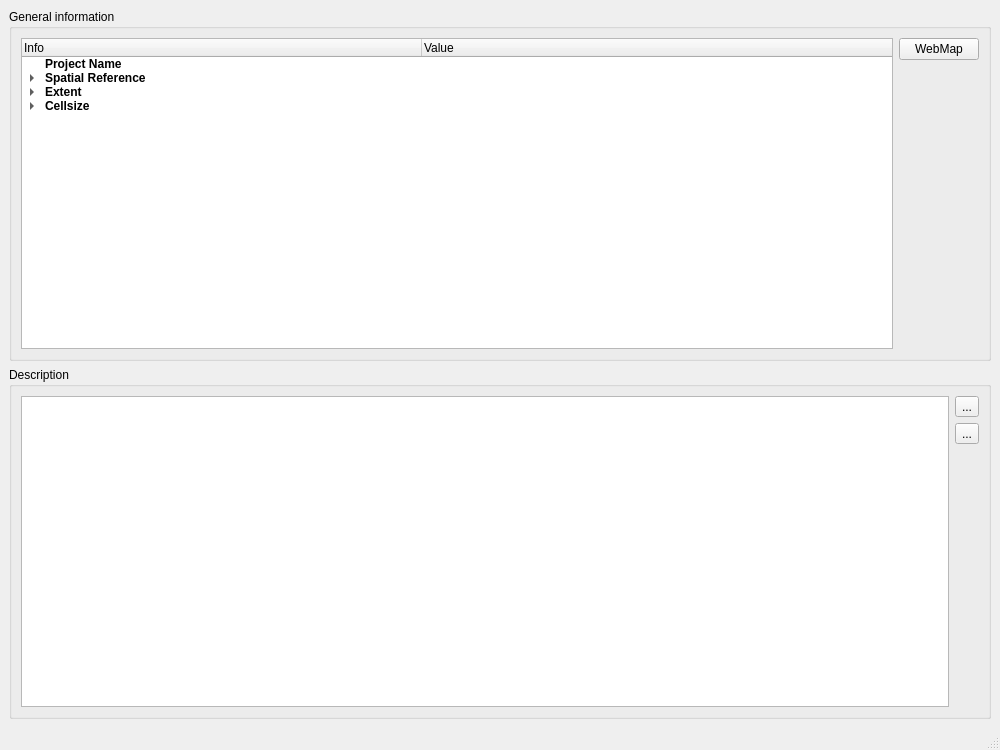
<?xml version="1.0" encoding="UTF-8"?>
<ui version="4.0">
 <class>ProjectInfo</class>
 <widget class="QMainWindow" name="ProjectInfo">
  <property name="geometry">
   <rect>
    <x>0</x>
    <y>0</y>
    <width>1000</width>
    <height>750</height>
   </rect>
  </property>
  <property name="windowTitle">
   <string>Project Info</string>
  </property>
  <widget class="QWidget" name="centralwidget">
   <layout class="QVBoxLayout" name="verticalLayout_2">
    <item>
     <widget class="QGroupBox" name="generalInfoGroupBox">
      <property name="title">
       <string>General information</string>
      </property>
      <layout class="QGridLayout" name="gridLayout_2">
       <item row="0" column="0" rowspan="2">
        <widget class="QTreeWidget" name="generalInfoTreeWidget">
         <property name="alternatingRowColors">
          <bool>false</bool>
         </property>
         <property name="indentation">
          <number>20</number>
         </property>
         <attribute name="headerVisible">
          <bool>true</bool>
         </attribute>
         <attribute name="headerCascadingSectionResizes">
          <bool>false</bool>
         </attribute>
         <attribute name="headerDefaultSectionSize">
          <number>400</number>
         </attribute>
         <attribute name="headerHighlightSections">
          <bool>false</bool>
         </attribute>
         <attribute name="headerMinimumSectionSize">
          <number>40</number>
         </attribute>
         <attribute name="headerStretchLastSection">
          <bool>true</bool>
         </attribute>
         <column>
          <property name="text">
           <string>Info</string>
          </property>
         </column>
         <column>
          <property name="text">
           <string>Value</string>
          </property>
         </column>
         <item>
          <property name="text">
           <string>Project Name</string>
          </property>
          <property name="font">
           <font>
            <weight>75</weight>
            <bold>true</bold>
           </font>
          </property>
         </item>
         <item>
          <property name="text">
           <string>Spatial Reference</string>
          </property>
          <property name="font">
           <font>
            <weight>75</weight>
            <bold>true</bold>
           </font>
          </property>
          <item>
           <property name="text">
            <string>EPSG Code</string>
           </property>
          </item>
          <item>
           <property name="text">
            <string>Projection</string>
           </property>
          </item>
         </item>
         <item>
          <property name="text">
           <string>Extent</string>
          </property>
          <property name="font">
           <font>
            <weight>75</weight>
            <bold>true</bold>
           </font>
          </property>
          <item>
           <property name="text">
            <string>top</string>
           </property>
          </item>
          <item>
           <property name="text">
            <string>left</string>
           </property>
          </item>
          <item>
           <property name="text">
            <string>right</string>
           </property>
          </item>
          <item>
           <property name="text">
            <string>bottom</string>
           </property>
          </item>
          <item>
           <property name="text">
            <string>Extent area in m²</string>
           </property>
          </item>
         </item>
         <item>
          <property name="text">
           <string>Cellsize</string>
          </property>
          <property name="font">
           <font>
            <weight>75</weight>
            <bold>true</bold>
           </font>
          </property>
          <item>
           <property name="text">
            <string>X</string>
           </property>
          </item>
          <item>
           <property name="text">
            <string>Y</string>
           </property>
          </item>
         </item>
        </widget>
       </item>
       <item row="0" column="3">
        <widget class="QPushButton" name="viewInBrowserPushButton">
         <property name="text">
          <string>WebMap</string>
         </property>
        </widget>
       </item>
      </layout>
     </widget>
    </item>
    <item>
     <widget class="QGroupBox" name="descriptionGroupBox">
      <property name="title">
       <string>Description</string>
      </property>
      <layout class="QGridLayout" name="gridLayout">
       <item row="0" column="0" rowspan="3">
        <widget class="QPlainTextEdit" name="descriptionPlainTextEdit"/>
       </item>
       <item row="0" column="1">
        <widget class="QToolButton" name="loadToolButton">
         <property name="toolTip">
          <string>Load description from file...</string>
         </property>
         <property name="text">
          <string>...</string>
         </property>
        </widget>
       </item>
       <item row="1" column="1">
        <widget class="QToolButton" name="saveToolButton">
         <property name="enabled">
          <bool>true</bool>
         </property>
         <property name="sizePolicy">
          <sizepolicy hsizetype="Fixed" vsizetype="Fixed">
           <horstretch>0</horstretch>
           <verstretch>0</verstretch>
          </sizepolicy>
         </property>
         <property name="toolTip">
          <string>Save edits...</string>
         </property>
         <property name="text">
          <string>...</string>
         </property>
         <property name="icon">
          <iconset>
           <normaloff>../Images/SaveEdits.png</normaloff>../Images/SaveEdits.png</iconset>
         </property>
        </widget>
       </item>
      </layout>
     </widget>
    </item>
   </layout>
  </widget>
  <widget class="QStatusBar" name="statusbar"/>
 </widget>
 <resources/>
 <connections/>
</ui>
